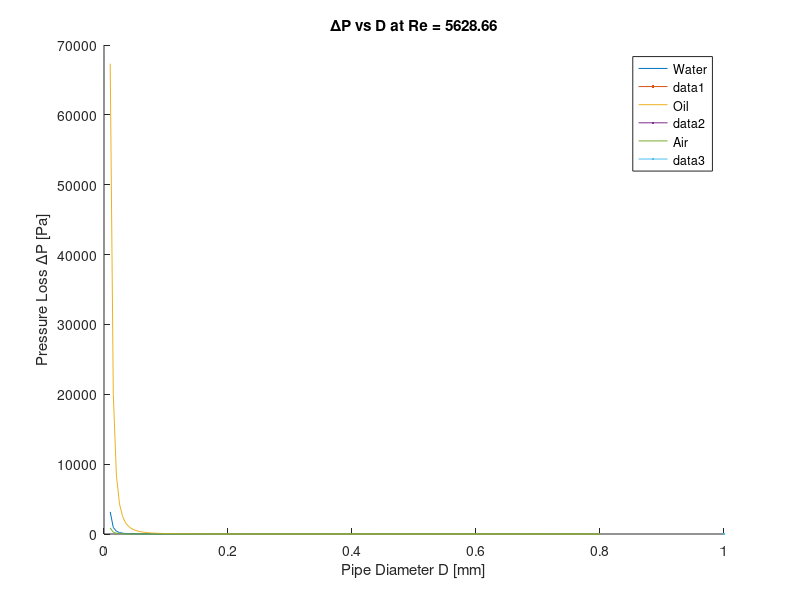

Write the MATLAB code that produced this figure.
% 固定条件
Re = 5628.66;
f = 0.02;
L = 10;  % パイプ長[m]
D_list = 0.01:0.005:0.8;  % パイプ径[m]


% 流体定義: {名前, ρ, ν}
fluids = {
    'Water', 998, 1e-6;
    'Oil', 850, 5e-6;
    'Air', 1.2, 1.5e-5;
};

% グラフ作成
figure;
hold on;

for i = 1:size(fluids,1)
    name = fluids{i,1};
    rho = fluids{i,2};
    nu = fluids{i,3};
    
    dp_list = zeros(size(D_list));
    
    for j = 1:length(D_list)
        D = D_list(j);
        U = Re * nu / D;  % Re一定より求まる
        dp = f * (L/D) * 0.5 * rho * U^2;
        dp_list(j) = dp;
    end
    
    plot(D_list, dp_list, 'DisplayName', name, LineWidth=5);
end

xlabel('Pipe Diameter D [mm]');
ylabel('Pressure Loss ΔP [Pa]');
title('ΔP vs D at Re = 5628.66');
legend;

